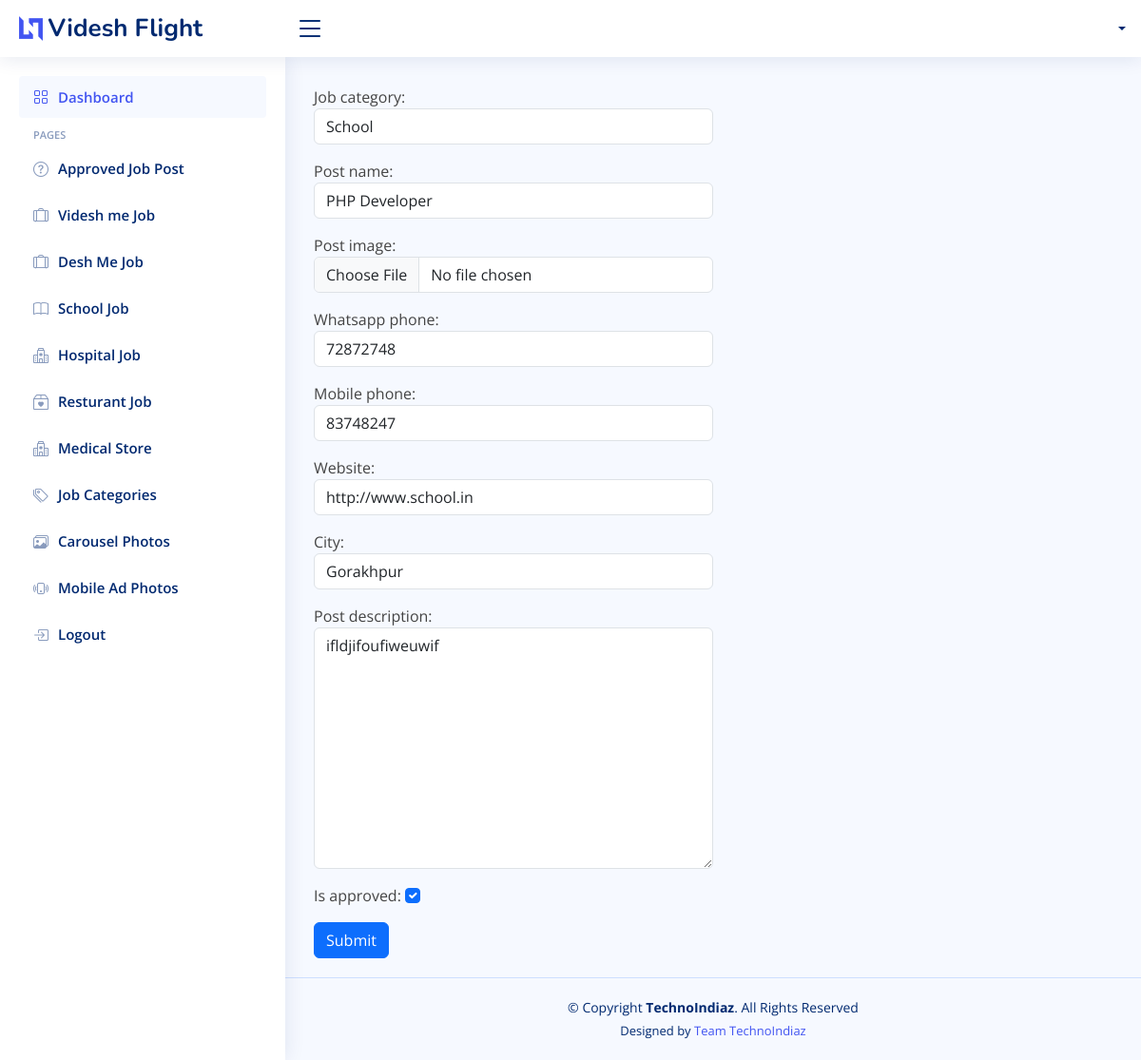
The page /job_post/3/update/ on the database as committed earlier.
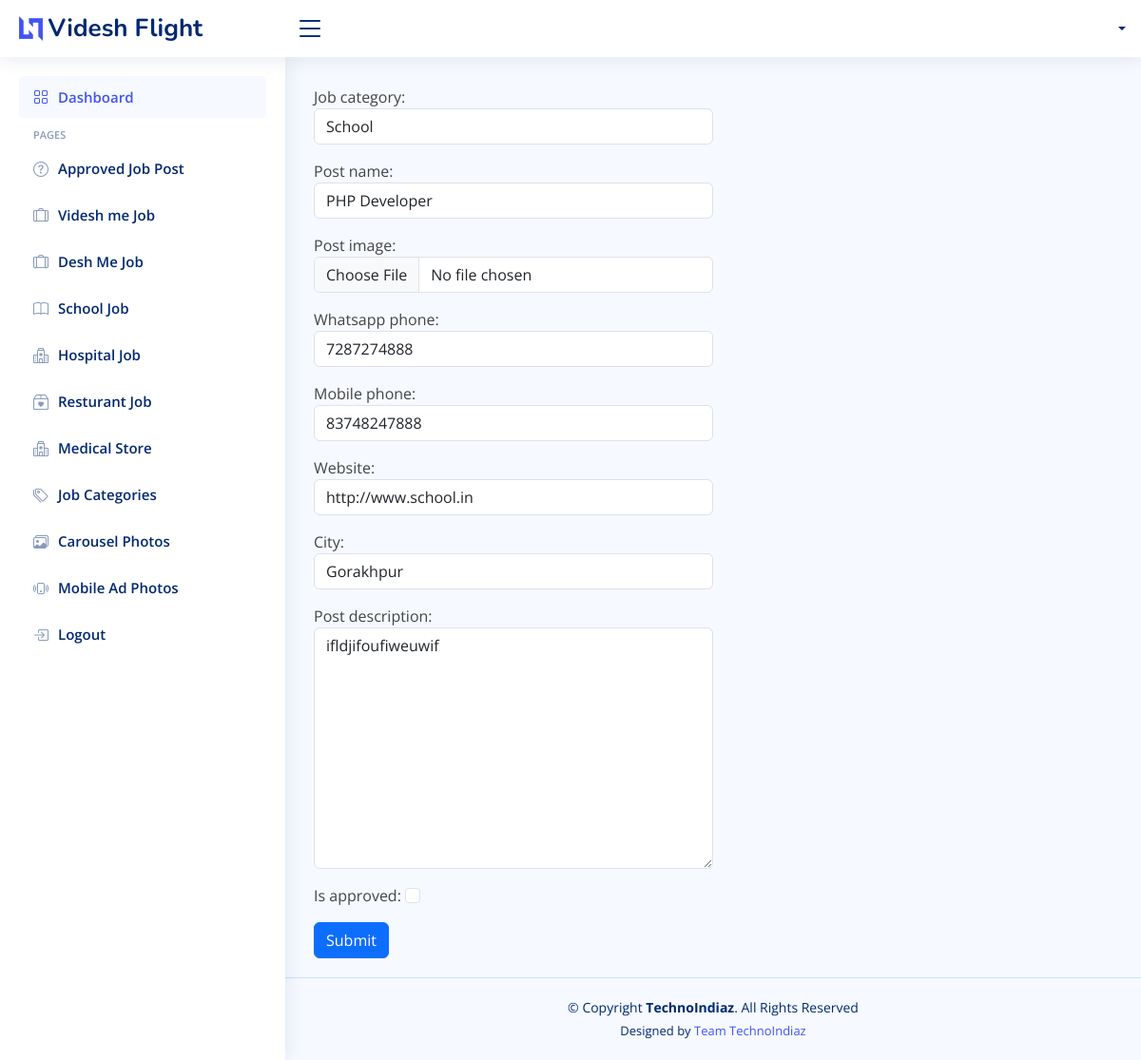
The same page on the database as committed later.
### job/models.py (models this page shows, shortened)
class JobPost(models.Model):
    id = models.AutoField(primary_key=True)
    job_category = models.ForeignKey(JobCategory, on_delete=models.DO_NOTHING, null=True, blank=True)
    post_name = models.CharField(max_length=200)
    post_image = models.ImageField(upload_to='job_posts', validators=[validate_image_size])
    whatsapp_phone = models.IntegerField(blank=True, null=True)
    mobile_phone = models.IntegerField()
    website = models.URLField(blank=True, null=True)
    city = models.CharField(max_length=100)
    post_description = models.TextField()
    is_approved = models.BooleanField(default=False, null=True, blank=True)
    is_active = models.BooleanField(default=False, null=True, blank=True)
    created_at = models.DateTimeField(auto_now_add=True)
    updated_at = models.DateTimeField(auto_now=True)
    class Meta:
        ordering = ['created_at']

### job/views.py (the view)
# urls.py: path('job_post/<int:pk>/update/', views.JobPostUpdateView.as_view(), name='job_post_update'),
class JobPostUpdateView(UpdateView):
    form_class = JobPostForm
    model = JobPost
    template_name = "job/update_job_post.html"
    success_url = reverse_lazy('job:job-list')

### job/forms.py
class JobPostForm(forms.ModelForm):
    class Meta:
        model = JobPost
        fields = ['job_category', 'post_name', 'post_image', 'whatsapp_phone', 'mobile_phone', 'website', 'city', 'post_description', 'is_approved']
        widgets = {
            'job_category': forms.Select(attrs={'class':'form-control'}),
            'post_name': forms.TextInput(attrs={'class': 'form-control'}),
            'post_image': forms.FileInput(attrs={'class':'form-control'}),
            'whatsapp_phone':forms.NumberInput(attrs={'class':'form-control'}),
            'mobile_phone':forms.NumberInput(attrs={'class':'form-control'}),
            'website':forms.TextInput(attrs={'class':'form-control'}),
            'city':forms.TextInput(attrs={'class':'form-control'}),
            'post_description': forms.Textarea(attrs={'class': 'form-control'}),
            'is_approved':forms.CheckboxInput(attrs={'class': 'form-check-input'}),
                   }

### job/models.py (called while the page is built)
    def __str__(self):
        return self.job_category_name

### job/templates/job/update_job_post.html (shortened to what this page needs)
{% extends "job/base.html" %}
{% block page_content %}
<div class="col-lg-6 col-md-6">
    <form action="" method="post" enctype="multipart/form-data" class="">
  {% for fm in form %}
      <div class="form-group mb-3">
      {{fm.label_tag}} {{fm}} <small class="text-danger">{{fm.error|striptags}}</small>
      </div>
      {% endfor %}
      <button type="submit" class="btn btn-primary">Submit</button>
    </form>
  </div>
{% endblock page_content %}

Rows that differ between the two databases and show on the page:
changed JobPost "PHP Developer": whatsapp_phone "72872748" → "7287274888"; mobile_phone "83748247" → "83748247888"; is_approved "☑" → "☐"
